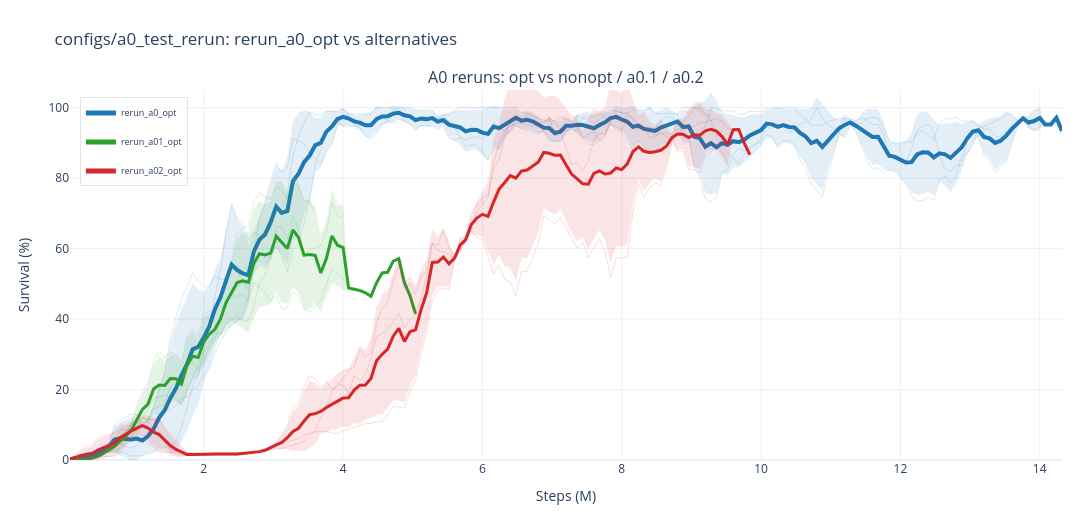

Notebook source saved alongside this figure:
### Markdown cell above
- a0 - opt; bias 0; reward norm; [256, 256, 256]
- a0 nonopt - no optimized critic version of the same rerun family
- a01 - opt; bias 0; reward norm; [256, 256]
- a02 - opt; bias 0; no reward norm; [256, 256, 256]
- old a0_nonopt - deterministic no-entropy-decay nonopt control

### Code cell
a0_rerun_result = wm.plot_rerun_a0_opt_comparison(seeds=SEEDS)
a0_rerun_result["fig"]
